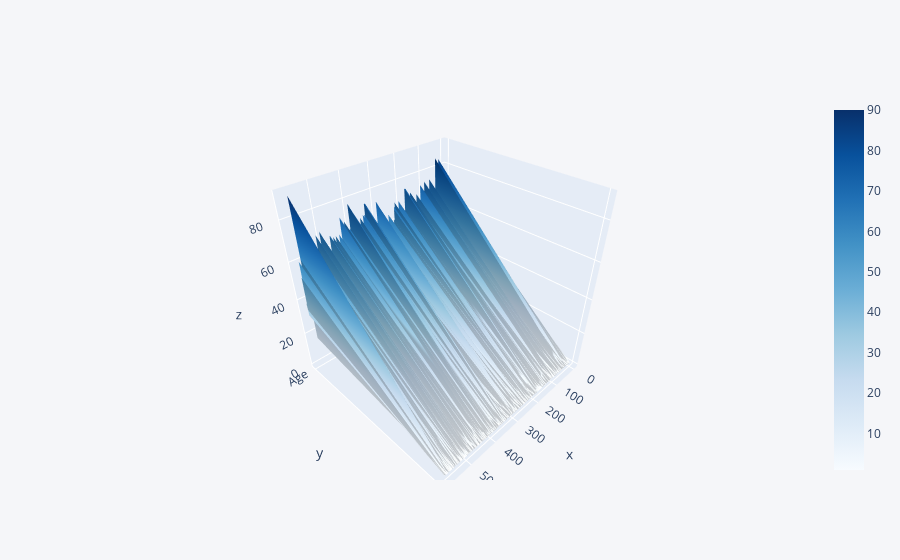

Notebook code cell kept with this figure:
### Code cell
df[['Age','Dataset']].iplot(kind='surface',colorscale='blues')

### Figure 1 — Plotly figure (JSON) as saved in the notebook; plotly's stock layout.template omitted (floating-point values rounded to 4 significant figures; data arrays with more than 128 entries replaced by an {"elided": "..."} marker saying what was removed)
{"data": [{"colorscale": [[0, "rgb(247,251,255)"], [0.125, "rgb(222,235,247)"], [0.25, "rgb(198,219,239)"], [0.375, "rgb(158,202,225)"], [0.5, "rgb(107,174,214)"], [0.625, "rgb(66,146,198)"], [0.75, "rgb(33,113,181)"], [0.875, "rgb(8,81,156)"], [1, "rgb(8,48,107)"]], "type": "surface", "x": {"elided": "583 int values"}, "y": ["Age", "Dataset"], "z": {"elided": "2x583 int values"}}], "layout": {"legend": {"bgcolor": "#F5F6F9", "font": {"color": "#4D5663"}}, "paper_bgcolor": "#F5F6F9", "plot_bgcolor": "#F5F6F9", "title": {"font": {"color": "#4D5663"}}, "xaxis": {"gridcolor": "#E1E5ED", "showgrid": true, "tickfont": {"color": "#4D5663"}, "title": {"font": {"color": "#4D5663"}, "text": ""}, "zerolinecolor": "#E1E5ED"}, "yaxis": {"gridcolor": "#E1E5ED", "showgrid": true, "tickfont": {"color": "#4D5663"}, "title": {"font": {"color": "#4D5663"}, "text": ""}, "zerolinecolor": "#E1E5ED"}}}
